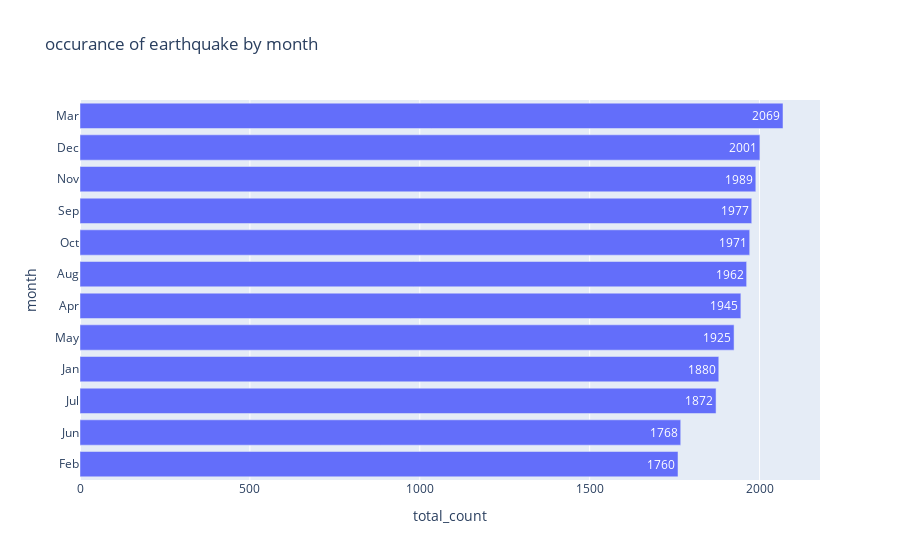

This figure's notebook cell:
### Code cell
df1=df.groupby('Month')['magnitude'].agg('count').reset_index()
df1.columns=['month','total_count']
df1=df1.sort_values(by='total_count',ascending=True,ignore_index=True)
px.bar(data_frame=df1,y='month',x='total_count',text='total_count',title='occurance of earthquake by month')

### Figure 1 — Plotly figure (JSON) as saved in the notebook; plotly's stock layout.template omitted (floating-point values rounded to 4 significant figures)
{"data": [{"alignmentgroup": "True", "hovertemplate": "total_count=%{text}<br>month=%{y}<extra></extra>", "legendgroup": "", "marker": {"color": "#636efa", "pattern": {"shape": ""}}, "name": "", "offsetgroup": "", "orientation": "h", "showlegend": false, "text": ["1760", "1768", "1872", "1880", "1925", "1945", "1962", "1971", "1977", "1989", "2001", "2069"], "textposition": "auto", "type": "bar", "x": [1760, 1768, 1872, 1880, 1925, 1945, 1962, 1971, 1977, 1989, 2001, 2069], "xaxis": "x", "y": ["Feb", "Jun", "Jul", "Jan", "May", "Apr", "Aug", "Oct", "Sep", "Nov", "Dec", "Mar"], "yaxis": "y"}], "layout": {"barmode": "relative", "legend": {"tracegroupgap": 0}, "title": {"text": "occurance of earthquake by month"}, "xaxis": {"anchor": "y", "domain": [0, 1], "title": {"text": "total_count"}}, "yaxis": {"anchor": "x", "domain": [0, 1], "title": {"text": "month"}}}}
